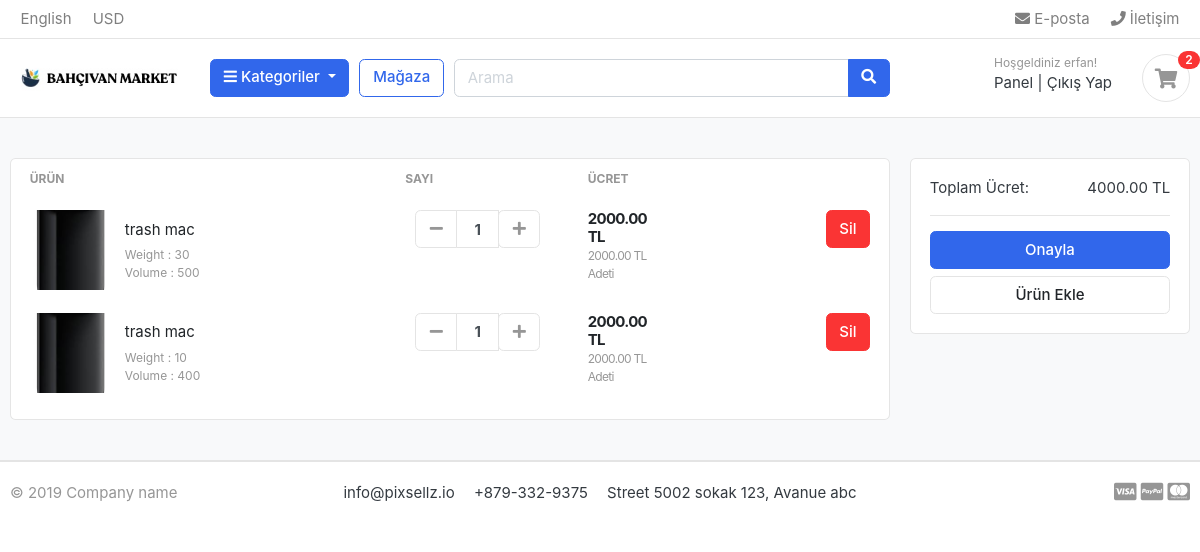
The app's page /cart/ (signed in), older data.
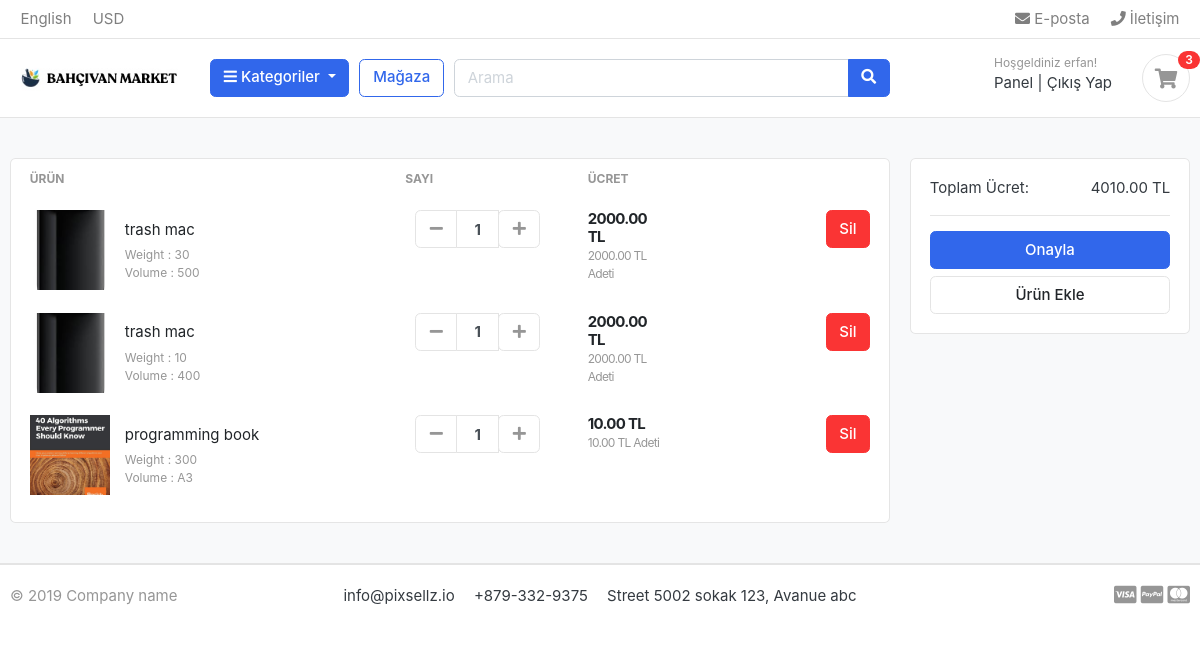
The same page, newer data.
### accounts/models.py (models this page shows, shortened)
class Account(AbstractBaseUser):
    first_name = models.CharField(max_length=50,)
    last_name = models.CharField(max_length=50)
    username = models.CharField(max_length=50,unique=True)
    email = models.EmailField(max_length=100,unique=True)
    phone_number = models.CharField(max_length=14)
    date_joined = models.DateTimeField(auto_now_add=True)
    last_login = models.DateTimeField(auto_now_add=True)
    is_admin = models.BooleanField(default=False)
    is_staff = models.BooleanField(default=False)
    is_active = models.BooleanField(default=False)
    is_superadmin = models.BooleanField(default=False)
    USERNAME_FIELD = 'email'
    REQUIRED_FIELDS = ['username','first_name','last_name']
    objects = MyAccountManager()

### carts/models.py (models this page shows, shortened)
class CartItem(models.Model):
    user = models.ForeignKey(Account,on_delete=models.CASCADE,null=True)
    product = models.ForeignKey(Product, on_delete=models.CASCADE)
    variations = models.ManyToManyField(Variation,blank=True)
    cart = models.ForeignKey(Cart, on_delete=models.CASCADE,null=True)
    quantity = models.IntegerField()
    is_active = models.BooleanField(default=True)
    def sub_total(self):
        return self.product.price * self.quantity

### store/models.py (models this page shows, shortened)
class Product(models.Model):
    product_name = models.CharField(max_length=200, unique=True)
    slug = models.SlugField(max_length=200, unique=True)
    product_description = models.TextField(max_length=500, blank=True)
    price = models.DecimalField(max_digits=6, decimal_places=2)
    image = models.ImageField(upload_to='photos/product')
    stock  = models.IntegerField()
    is_avalible = models.BooleanField(default=True)
    category = models.ForeignKey(Category, on_delete=models.CASCADE)
    created_date  = models.DateTimeField(auto_now_add=True)
    modified_date = models.DateTimeField(auto_now = True)
    def get_url(self):
        return reverse('product_detail',args=[self.category.slug,self.slug])

class Variation(models.Model):
    product = models.ForeignKey(Product, on_delete=models.CASCADE)
    variation_category = models.CharField(max_length=50,choices=variation_category_choice)
    variation_value = models.CharField(max_length=255)
    is_active = models.BooleanField(default=True)
    created_date = models.DateTimeField(auto_now=True)
    objects = VariationManager()

### carts/views.py (the view)
# urls.py: path('',views.cart,name='cart'),
def cart(request,total=0,quantity=0,cart_items=None):
    try:
        if request.user.is_authenticated:
            cart_items = CartItem.objects.filter(user=request.user, is_active= True)
        else:
            cart = Cart.objects.get(cart_id= _cart_id(request))
            cart_items = CartItem.objects.filter(cart=cart, is_active= True)
        for cart_item in cart_items:
            total += (cart_item.product.price * cart_item.quantity)
            quantity+= cart_item.quantity
    except ObjectDoesNotExist:
        pass
    context = {
        'total':total,
        'quantity':quantity,
        'cart_items':cart_items,
    }
    return render(request,'store/cart.html/',context)

### carts/context_processors.py (called while the page is built)
def counter(request):
    cart_count = 0
    if 'admin' in request.path:
        return {}
    else:
        try:
            cart = Cart.objects.filter(cart_id = _cart_id(request))
            if request.user.is_authenticated:
                cart_items = CartItem.objects.all().filter(user= request.user)
            else:
                cart_items = CartItem.objects.all().filter(cart=cart[:1])
            for cart_item in cart_items:
                cart_count += cart_item.quantity
        except Cart.DoesNotExist:
            cart_count = 0
    return dict(cart_count=cart_count)

### carts/views.py (called while the page is built)
def _cart_id(request):
    cart = request.session.session_key
    if not cart:
        cart = request.session.create()
    return cart

### category/context_processors.py (called while the page is built)
def menu_links(request):
    links = Category.objects.all()
    return dict(links=links)

### category/models.py (called while the page is built)
    def get_url(self):
        return reverse('products_by_category',args = [self.slug ])

### templates/store/cart.html (shortened to what this page needs)
{% extends 'base.html' %}
{% load static %}
{% block content %}
<section class="section-content padding-y bg">
    <div class="container">
    {% if not cart_items %}
        <h2 class='text-center'>Sepetiniz şu an boş</h2>
        <br>
        <div class= 'text-center'>
            <a href= "{% url 'store' %}" class = 'btn btn-primary'>Alışverişe Devam Edin</a>
        </div>
    {% else %}
    <div class="row">
        <aside class="col-lg-9">
    <div class="card">
    <table class="table table-borderless table-shopping-cart">
    <thead class="text-muted">
    <tr class="small text-uppercase">
      <th scope="col">ÜRÜN</th>
      <th scope="col" width="120">SAYI</th>
      <th scope="col" width="120">ÜCRET</th>
      <th scope="col" class="text-right" width="200"> </th>
    </tr>
    </thead>
    <tbody>
    {% for cart_item in cart_items %}
    <tr>
        <td>
            <figure class="itemside align-items-center">
                <div class="aside"><img src="{{ cart_item.product.image.url }}" class="img-sm"></div>
                <figcaption class="info">
                    <a href="{{ cart_item.product.get_url  }}" class="title text-dark">{{ cart_item.product.product_name }}</a>
                    <p class="text-muted small">
                        {% if cart_item.variations.all %}
                            {% for item in cart_item.variations.all %}
                                {{item.variation_category | capfirst}} : {{item.variation_value | capfirst }} <br>
                            {% endfor %}
                        {% endif %}
                    </p>
                </figcaption>
            </figure>
        </td>
        <td>
                        <div class="col">
                            <div class="input-group input-spinner">
                                <div class="input-group-prepend">
                                <a href= "{% url 'remove_cart' cart_item.product.id cart_item.id %}"class="btn btn-light" type="button" id="button-plus"> <i class="fa fa-minus"></i> </a>
                                </div>
                                <input type="text" class="form-control"  value="{{ cart_item.quantity }}">
                                <div class="input-group-append">
                                <form action="{% url 'add_cart' cart_item.product.id %}" method="POST">
                                    <button class="btn btn-light" type="submit" id="button-minus"> <i class="fa fa-plus"></i> </button>
                                </form>
                                </div>
                            </div>
                        </div>
        </td>
        <td>
            <div class="price-wrap">
                <var class="price">{{ cart_item.sub_total }} TL</var>
                <small class="text-muted"> {{ cart_item.product.price }} TL Adeti</small>
            </div>
        </td>
        <td class="text-right">
        <a href="{% url 'remove_cart_item' cart_item.product.id cart_item.id %}" onclick="return confirm ('Bu ürünü silmek istediğinize emin misiniz?')" class="btn btn-danger"> Sil</a>
        </td>
    </tr>
    {% endfor %}
    </tbody>
    </table>
    </div>
        </aside>
        <aside class="col-lg-3">
            <div class="card">
            <div class="card-body">
                <dl class="dlist-align">
                  <dt>Toplam Ücret:</dt>
                  <dd class="text-right">{{ total }} TL</dd>
                </dl>
                <hr>
                <a href="{% url 'checkout' %}" class="btn btn-primary btn-block"> Onayla </a>
                <a href="{% url 'store' %}" class="btn btn-light btn-block">Ürün Ekle</a>
            </div>
            </div>
    </aside>
    </div>
    {% endif %}
    </div>
    </section>
{% endblock %}

### templates/base.html (shortened to what this page needs)
{% load static %}
<!DOCTYPE HTML>
<html lang="en">
<head>
<link href="{% static 'css/bootstrap.css' %}" rel="stylesheet" type="text/css"/>
<link href="{% static 'fonts/fontawesome/css/all.min.css' %}" type="text/css" rel="stylesheet">
<link href="{% static 'css/ui.css'%}" rel="stylesheet" type="text/css"/>
<link href="{% static 'css/responsive.css' %}" rel="stylesheet" media="only screen and (max-width: 1200px)" />
</head>
<body>
    {% include 'includes/navbar.html' %}
    {% block content %}
    {% endblock %}
    {% include 'includes/footer.html' %}

### templates/includes/navbar.html (shortened to what this page needs)
{% load static %}
<header class="section-header">
    <nav class="navbar p-md-0 navbar-expand-sm navbar-light border-bottom">
    <div class="container">
      <div class="collapse navbar-collapse" id="navbarTop4">
        <ul class="navbar-nav mr-auto">
            <li class="nav-item dropdown">
                 <a href="#" class="nav-link">   English </a>
            </li>
            <li class="nav-item dropdown">
                <a href="#" class="nav-link"> USD </a>
            </li>
        </ul>
        <ul class="navbar-nav">
            <li><a href="#" class="nav-link"> <i class="fa fa-envelope"></i> E-posta </a></li>
            <li><a href="#" class="nav-link"> <i class="fa fa-phone"></i> İletişim </a></li>
        </ul>
      </div>
    </div>
    </nav>
    <section class="header-main border-bottom">
        <div class="container">
    <div class="row align-items-center">
        <div class="col-lg-2 col-md-3 col-6">
            <a href="{% url 'home' %}" class="brand-wrap">
                <img class="logo" src="{% static './images/bahcivan_logo.png' %}">
            </a>
        </div>
        <div class="col-lg col-sm col-md col-6 flex-grow-0">
            <div class="category-wrap dropdown d-inline-block float-right">
                <button type="button" class="btn btn-primary dropdown-toggle" data-toggle="dropdown">
                    <i class="fa fa-bars"></i> Kategoriler
                </button>
            </div>
        </div>
        <a href="{% url 'store' %}" class="btn btn-outline-primary">Mağaza</a>
        <div class="col-lg  col-md-6 col-sm-12 col">
            <form action="{% url 'search'%}" class="search" method='GET'>
                <div class="input-group w-100">
                    <input type="text" class="form-control" style="width:60%;" placeholder="Arama" name="keyword">
                    <div class="input-group-append">
                      <button class="btn btn-primary" type="submit">
                        <i class="fa fa-search"></i>
                      </button>
                    </div>
                </div>
            </form>
        </div>
        <div class="col-lg-3 col-sm-6 col-8 order-2 order-lg-3">
                    <div class="d-flex justify-content-end mb-3 mb-lg-0">
                        {% if user.id is None %}
                        <div class="widget-header">
                            <small class="title text-muted">Hoşgeldiniz Misafir!</small>
                            <div>
                                <a href="{% url 'login' %}">Giriş Yap</a> <span class="dark-transp"> | </span>
                                <a href="{% url 'register' %}"> Üye Ol</a>
                            </div>
                        </div>
                        {% else %}
                        <div class="widget-header">
                            <small class="title text-muted">Hoşgeldiniz {{ user.first_name }}! </small>
                            <div>
                                <a href="{% url 'dashboard' %}">Panel</a> <span class="dark-transp"> | </span>
                                <a href="{% url 'logout' %}">Çıkış Yap</a>
                            </div>
                        </div>
                        {% endif %}
                        <a href="{% url 'cart' %}" class="widget-header pl-3 ml-3">
                            <div class="icon icon-sm rounded-circle border"><i class="fa fa-shopping-cart"></i></div>
                            <span class="badge badge-pill badge-danger notify">{{ cart_count }}</span>
                        </a>
                    </div>
                </div>
    </div>
        </div>
    </section>
</header>

### templates/includes/footer.html
<footer class="section-footer border-top">
	<div class="container">
		<section class="footer-bottom border-top row">
			<div class="col-md-2">
				<p class="text-muted"> &copy 2019 Company name </p>
			</div>
			<div class="col-md-8 text-md-center">
				<span  class="px-2">info@pixsellz.io</span>
				<span  class="px-2">+879-332-9375</span>
				<span  class="px-2">Street 5002 sokak 123, Avanue abc</span>
			</div>
			<div class="col-md-2 text-md-right text-muted">
				<i class="fab fa-lg fa-cc-visa"></i>
				<i class="fab fa-lg fa-cc-paypal"></i>
				<i class="fab fa-lg fa-cc-mastercard"></i>
			</div>
		</section>
	</div>
</footer>

### static/css/ui.css (style rules this page uses)
html { font-family: "Inter", sans-serif; font-size: 15px; }
.price-wrap { letter-spacing: -0.7px; }
.icon-xs, .icon-sm, .icon-md, .icon-lg { display: inline-block; text-align: center; flex-shrink: 0; flex-grow: 0; }
.icon-sm { width: 48px; height: 48px; line-height: 48px !important; font-size: 20px; }
.img-xs, .img-sm, .img-md, .img-lg { -o-object-fit: cover; object-fit: cover; flex-shrink: 0; flex-grow: 0; }
.img-sm { width: 80px; height: 80px; }
.padding-y { padding-top: 40px; padding-bottom: 40px; }
var { font-style: normal; }
figure { margin-bottom: 0; }
.bg { background-color: #f8f9fa; }
p:last-child { margin-bottom: 0; }
.header-main { position: relative; padding-top: 1rem; padding-bottom: 1rem; }
.brand-wrap .logo, .navbar-brand .logo { margin-right: 7px; max-height: 42px; display: inline-block; }
.widget-header { display: inline-block; vertical-align: middle; position: relative; }
.widget-header a { color: #343a40; }
.widget-header i { color: #969696; }
.widget-header .title { display: block; }
.widget-header .notify { position: absolute; top: -3px; right: -10px; }
.footer-bottom { padding-top: 20px; padding-bottom: 20px; }
.btn-light { background-color: #fff; border-color: #e4e4e4; }
.btn-light i { color: #969696; }
.itemside { position: relative; display: flex; width: 100%; }
.itemside .aside { position: relative; flex-shrink: 0; }
.itemside .info { padding-left: 15px; padding-right: 7px; }
.itemside p { margin-bottom: 0; }
.itemside .title { display: block; margin-bottom: 5px; color: #212529; }
[class*=dlist-] { margin-bottom: 5px; }
[class*=dlist-] dd { margin-bottom: 0; }
.dlist-align { display: flex; }
.dlist-align dt { width: 150px; word-wrap: break-word; font-weight: normal; }
.dlist-align dd { flex-grow: 1; }
.notify { position: absolute; top: -4px; right: -10px; display: inline-block; padding: 0.25em 0.6em; font-size: 12px; line-height: 1; text-align: center; border-radius: 3rem; color: #fff; background-color: #fa3434; }
.price { font-weight: 600; color: #212529; }
.input-spinner { width: 125px; flex-wrap: nowrap; display: inline-flex; vertical-align: middle; }
.input-spinner input.form-control { text-align: center; max-width: 46px; font-weight: bold; flex-basis: 46px; border-color: #e4e4e4; flex-grow: 0; }
.input-spinner .btn { width: 42px; text-align: center; padding-left: 0.5rem; padding-right: 0.5rem; }
.table-shopping-cart.table td, .table-shopping-cart.table th { padding-left: 1.25rem; padding-right: 1.25rem; }
.table-shopping-cart .price-wrap { line-height: 1.2; }
.table-shopping-cart .price { font-weight: bold; margin-right: 5px; display: block; }

Row changes from the older to the newer data that the page shows:
added CartItem: product.image (picture), product.product_name "programming book", quantity "1", sub_total "10.00", product.price "10.00"
now on this page (row unchanged): Variation: variation_category "Weight", variation_value "300", shown under "programming book"
now on this page (row unchanged): Variation: variation_category "Volume", variation_value "A3", shown under "programming book"
Text that changed along with them:
{{ cart_count }}: "2" → "3"
{{ total }}: "4000.00" → "4010.00"
